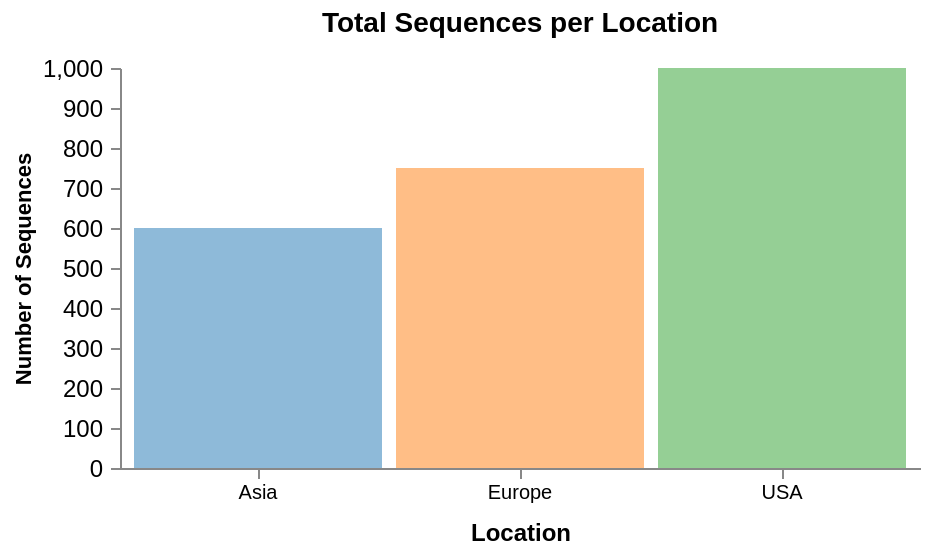

This figure's Vega-Lite source:
### Vega specification from a JSON file in a GitHub repository (floating-point values rounded to 4 significant figures)
{"$schema": "https://vega.github.io/schema/vega/v5.json", "width": 400, "height": 200, "padding": 5, "title": {"text": "Total Sequences per Location", "anchor": "middle", "fontSize": 14, "frame": "group", "offset": 4}, "data": [{"name": "bar_data", "values": [{"category": "Europe", "amount": 750}, {"category": "USA", "amount": 1000}, {"category": "Asia", "amount": 600}], "transform": [{"type": "collect", "sort": {"field": "category"}}]}], "signals": [{"name": "xLabel", "value": "Location"}, {"name": "yLabel", "value": "Number of Sequences"}, {"name": "tooltip", "value": {}, "on": [{"events": "rect:mouseover", "update": "datum.category"}, {"events": "rect:mouseout", "update": "null"}]}], "scales": [{"name": "xscale", "type": "band", "domain": {"data": "bar_data", "field": "category"}, "range": "width", "padding": 0.05, "round": true}, {"name": "yscale", "domain": {"data": "bar_data", "field": "amount"}, "nice": true, "range": "height"}, {"name": "color", "type": "ordinal", "range": {"scheme": "category10"}, "domain": {"data": "bar_data", "field": "category"}}], "axes": [{"orient": "bottom", "scale": "xscale", "zindex": 1, "title": {"signal": "xLabel"}, "titleFontSize": 12, "titlePadding": 10}, {"orient": "left", "scale": "yscale", "title": {"signal": "yLabel"}, "zindex": 1, "labelFontSize": 12, "labelLimit": 200, "labelPadding": 4}], "marks": [{"type": "rect", "from": {"data": "bar_data"}, "encode": {"enter": {"x": {"scale": "xscale", "field": "category"}, "width": {"scale": "xscale", "band": 1}, "y": {"scale": "yscale", "field": "amount"}, "y2": {"scale": "yscale", "value": 0}, "tooltip": {"signal": "{'title': datum.category, 'Total Sequences': datum.amount}"}}, "update": {"fill": {"field": "category", "scale": "color"}, "opacity": [{"test": "datum.category == tooltip || tooltip == null", "value": 1.0}, {"value": 0.5}]}}}, {"type": "text", "encode": {"enter": {"align": {"value": "center"}, "baseline": {"value": "bottom"}, "fill": {"value": "#333"}}, "update": {"x": {"scale": "xscale", "signal": "tooltip.category", "band": 0.5}, "y": {"scale": "yscale", "signal": "tooltip.amount", "offset": -2}, "text": {"signal": "tooltip.amount"}, "fillOpacity": [{"test": "datum === tooltip", "value": 0}, {"value": 1}]}}}]}
